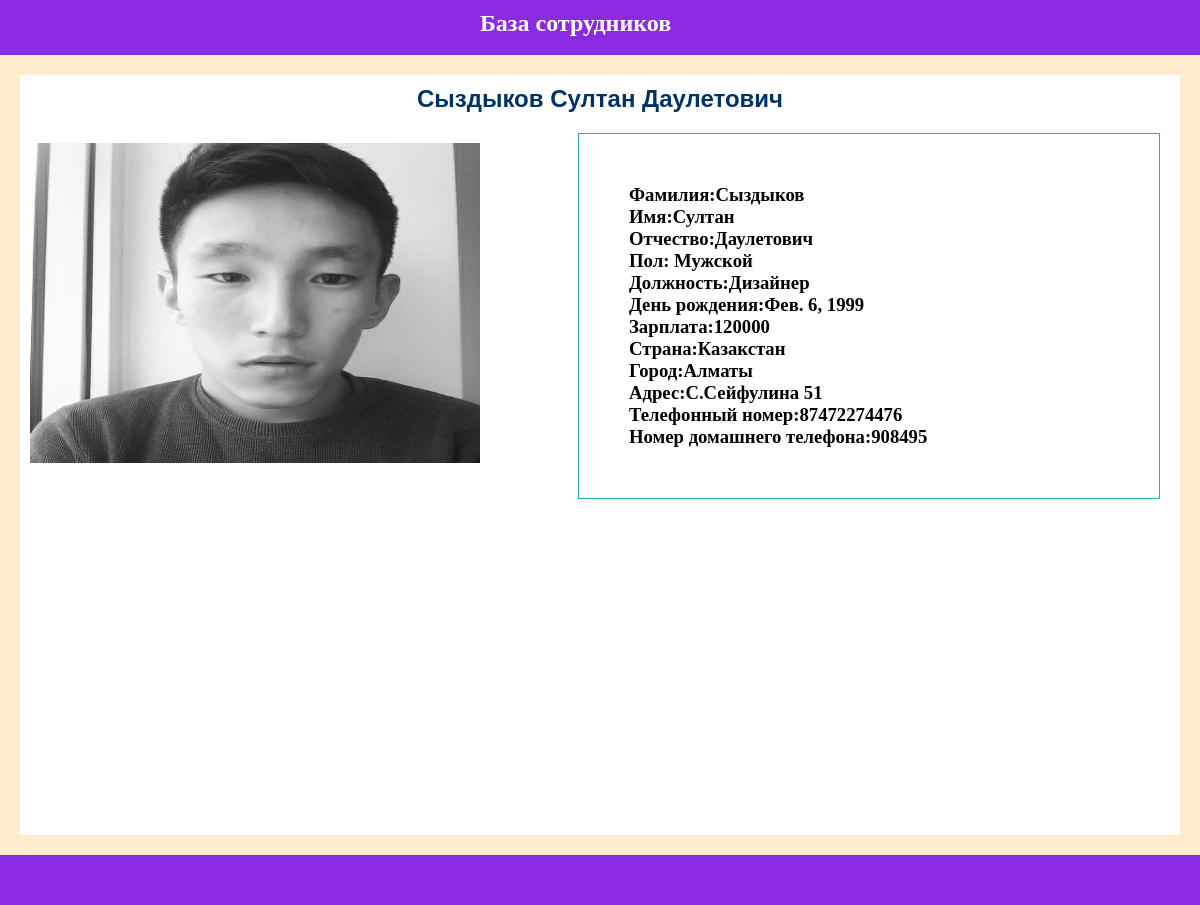
/worker/sultan, run on the app's committed database.
### workers/models.py (models this page shows, shortened)
class Workers(models.Model):
    firstname=models.CharField(verbose_name='Name',max_length=255)
    lastname=models.CharField(max_length=255)
    fathername=models.CharField(max_length=255)
    position=models.ForeignKey(Position,on_delete=models.CASCADE,related_name='workers_position')
    slug=models.SlugField(max_length=255)
    image=models.ImageField(upload_to='workers/',blank=True)
    date_birn=models.DateField()
    gender=models.BooleanField(default=True)
    price=models.PositiveIntegerField()
    phone_number=models.CharField(max_length=12)
    home_phone_number=models.CharField(max_length=6)
    city=models.ForeignKey(City,on_delete=models.CASCADE,related_name='workers_city')
    adress=models.CharField(max_length=255)
    date_created=models.DateField(auto_now_add=True)
    updated=models.DateField(auto_now=True)
    def __str__(self):
        return '{} {} {}'.format(self.firstname,self.lastname,self.fathername)
    class Meta:
        ordering=['date_created']
        verbose_name='Workers'
        verbose_name_plural='Workers'

class Position(models.Model):
    name=models.CharField(max_length=255)
    slug=models.SlugField(max_length=255)
    def __str__(self):
        return self.name
    class Meta:
        verbose_name='Position'
        verbose_name_plural='Position'

class City(models.Model):
    name = models.CharField(max_length=255)
    country=models.ForeignKey(Country,on_delete=models.CASCADE,related_name='city_country')
    slug = models.SlugField(max_length=255)
    def __str__(self):
        return self.name
    class Meta:
        verbose_name = 'City'
        verbose_name_plural = 'City'

class Country(models.Model):
    name=models.CharField(max_length=255)
    slug=models.SlugField(max_length=255)
    def __str__(self):
        return self.name
    class Meta:
        verbose_name = 'Country'
        verbose_name_plural = 'Country'

### home/views.py (the view)
# urls.py: path('worker/<slug:slug>',views.workers_detail,name='workers_detail')
def workers_detail(request,slug):
    worker=get_object_or_404(Workers,slug=slug)
    return render(request,'detail.html',{'worker':worker})

### templates/detail.html (shortened to what this page needs)
{% extends 'base.html' %}
{% load static %}
{% block content %}
<header>
    <h2><a href="{% url 'home' %}">База сотрудников</a></h2>
</header>
<section style="outline: 20px solid blanchedalmond;outline-offset:-20px;width: 100%;" >
<div>
<h1 style="padding-top: 30px;">{{ worker }}</h1></div>
    <img {% if worker.image %} src="{{ worker.image.url }}" {% else %} src="{% static 'user_male-512.png'%}" {% endif %}  style="margin: 30px;" width="450" height="320">
<div class="desc" style="margin-top: 20px;margin-right: 40px;">
    <h3>Фамилия:{{ worker.firstname }}</h3>
<h3>Имя:{{ worker.lastname }}</h3>
<h3>Отчество:{{ worker.fathername }}</h3>
<h3>Пол:{% if worker.gender %}
Мужской
{% else %}
    Женский
{% endif %}</h3>
<h3>Должность:{{ worker.position }}</h3>
<h3>День рождения:{{ worker.date_birn }}</h3>
<h3>Зарплата:{{ worker.price }}</h3>
<h3>Страна:{{ worker.city.country }}</h3>
<h3>Город:{{ worker.city }}</h3>
<h3>Адрес:{{ worker.adress }}</h3>
<h3>Телефонный номер:{{ worker.phone_number }}</h3>
<h3>Номер домашнего телефона:{{ worker.home_phone_number }}</h3>
</div>
</section>
<footer></footer>
{% endblock %}

### static_in_div/style.css (style rules this page uses)
* { margin: 0; padding: 0; }
header { background-color: blueviolet; width: 100%; height:55px; }
header h2 { float: left; margin-left: 40%; margin-top: 10px; color: white; }
section { width: 100%; height: 100vh; }
footer { width: 100%; height: 50px; background-color: blueviolet; }
a { text-decoration: none; }
h1 { color: #003366; font-family: sans-serif; text-align: center; }
.desc { float: right; padding: 50px; border: 1px solid lightseagreen; width: 40%; }

### templates/detail.html (style rules this page uses)
a { color:white; }

### data on the page
Workers: firstname+lastname+fathername "Сыздыков Султан Даулетович", image (picture), firstname "Сыздыков", lastname "Султан", fathername "Даулетович", position "Дизайнер", date_birn "Фев. 6, 1999", price "120000", city.country "Казакстан", city "Алматы", adress "С.Сейфулина 51", phone_number "87472274476", home_phone_number "908495"
